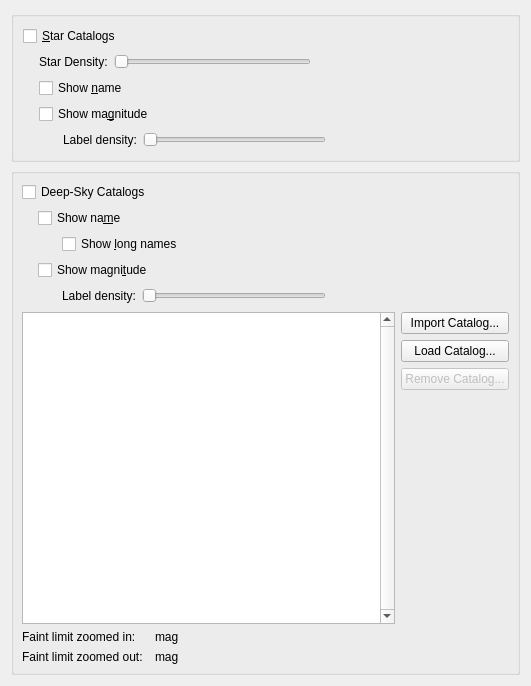
<?xml version="1.0" encoding="UTF-8"?>
<ui version="4.0">
 <class>OpsCatalog</class>
 <widget class="QWidget" name="OpsCatalog">
  <property name="geometry">
   <rect>
    <x>0</x>
    <y>0</y>
    <width>531</width>
    <height>686</height>
   </rect>
  </property>
  <layout class="QVBoxLayout">
   <item>
    <widget class="QGroupBox" name="StarBox">
     <property name="title">
      <string/>
     </property>
     <layout class="QHBoxLayout">
      <item>
       <layout class="QVBoxLayout">
        <item>
         <widget class="QCheckBox" name="kcfg_ShowStars">
          <property name="text">
           <string>&amp;Star Catalogs</string>
          </property>
         </widget>
        </item>
        <item>
         <layout class="QGridLayout">
          <property name="margin">
           <number>0</number>
          </property>
          <property name="spacing">
           <number>6</number>
          </property>
          <item row="0" column="1">
           <widget class="QLabel" name="LabelStarDensity">
            <property name="text">
             <string>Star Density:</string>
            </property>
           </widget>
          </item>
          <item row="0" column="2">
           <widget class="QSlider" name="kcfg_StarDensity">
            <property name="minimum">
             <number>1</number>
            </property>
            <property name="maximum">
             <number>100</number>
            </property>
            <property name="singleStep">
             <number>1</number>
            </property>
            <property name="orientation">
             <enum>Qt::Horizontal</enum>
            </property>
            <property name="tickPosition">
             <enum>QSlider::NoTicks</enum>
            </property>
            <property name="tickInterval">
             <number>1</number>
            </property>
           </widget>
          </item>
          <item row="0" column="0">
           <spacer name="horizontalSpacer_2">
            <property name="orientation">
             <enum>Qt::Horizontal</enum>
            </property>
            <property name="sizeType">
             <enum>QSizePolicy::Fixed</enum>
            </property>
            <property name="sizeHint" stdset="0">
             <size>
              <width>16</width>
              <height>20</height>
             </size>
            </property>
           </spacer>
          </item>
          <item row="0" column="3">
           <spacer name="horizontalSpacer_3">
            <property name="orientation">
             <enum>Qt::Horizontal</enum>
            </property>
            <property name="sizeHint" stdset="0">
             <size>
              <width>40</width>
              <height>20</height>
             </size>
            </property>
           </spacer>
          </item>
         </layout>
        </item>
        <item>
         <layout class="QGridLayout">
          <property name="margin">
           <number>0</number>
          </property>
          <property name="spacing">
           <number>6</number>
          </property>
          <item row="0" column="1">
           <widget class="QCheckBox" name="kcfg_ShowStarNames">
            <property name="text">
             <string>Show &amp;name</string>
            </property>
           </widget>
          </item>
          <item row="1" column="1">
           <widget class="QCheckBox" name="kcfg_ShowStarMagnitudes">
            <property name="text">
             <string>Show ma&amp;gnitude</string>
            </property>
           </widget>
          </item>
          <item row="0" column="0">
           <spacer>
            <property name="orientation">
             <enum>Qt::Horizontal</enum>
            </property>
            <property name="sizeType">
             <enum>QSizePolicy::Fixed</enum>
            </property>
            <property name="sizeHint" stdset="0">
             <size>
              <width>16</width>
              <height>20</height>
             </size>
            </property>
           </spacer>
          </item>
          <item row="1" column="0">
           <spacer>
            <property name="orientation">
             <enum>Qt::Horizontal</enum>
            </property>
            <property name="sizeType">
             <enum>QSizePolicy::Fixed</enum>
            </property>
            <property name="sizeHint" stdset="0">
             <size>
              <width>16</width>
              <height>20</height>
             </size>
            </property>
           </spacer>
          </item>
         </layout>
        </item>
        <item>
         <layout class="QHBoxLayout">
          <item>
           <spacer>
            <property name="orientation">
             <enum>Qt::Horizontal</enum>
            </property>
            <property name="sizeType">
             <enum>QSizePolicy::Fixed</enum>
            </property>
            <property name="sizeHint" stdset="0">
             <size>
              <width>40</width>
              <height>20</height>
             </size>
            </property>
           </spacer>
          </item>
          <item>
           <widget class="QLabel" name="LabelDensity">
            <property name="text">
             <string>Label density:</string>
            </property>
           </widget>
          </item>
          <item>
           <widget class="QSlider" name="kcfg_StarLabelDensity">
            <property name="maximum">
             <number>20</number>
            </property>
            <property name="orientation">
             <enum>Qt::Horizontal</enum>
            </property>
           </widget>
          </item>
          <item>
           <spacer name="horizontalSpacer">
            <property name="orientation">
             <enum>Qt::Horizontal</enum>
            </property>
            <property name="sizeHint" stdset="0">
             <size>
              <width>40</width>
              <height>20</height>
             </size>
            </property>
           </spacer>
          </item>
         </layout>
        </item>
       </layout>
      </item>
     </layout>
    </widget>
   </item>
   <item>
    <widget class="QGroupBox" name="DeepSkyBox">
     <property name="title">
      <string/>
     </property>
     <layout class="QVBoxLayout">
      <property name="spacing">
       <number>6</number>
      </property>
      <property name="margin">
       <number>8</number>
      </property>
      <item>
       <layout class="QVBoxLayout" name="verticalLayout_2">
        <property name="topMargin">
         <number>0</number>
        </property>
        <property name="bottomMargin">
         <number>0</number>
        </property>
        <item>
         <widget class="QCheckBox" name="kcfg_ShowDeepSky">
          <property name="text">
           <string>Deep-Sky Catalogs</string>
          </property>
         </widget>
        </item>
        <item>
         <layout class="QHBoxLayout" name="horizontalLayout_1">
          <property name="topMargin">
           <number>0</number>
          </property>
          <item>
           <spacer name="horizontalSpacer_4">
            <property name="orientation">
             <enum>Qt::Horizontal</enum>
            </property>
            <property name="sizeType">
             <enum>QSizePolicy::Fixed</enum>
            </property>
            <property name="sizeHint" stdset="0">
             <size>
              <width>16</width>
              <height>20</height>
             </size>
            </property>
           </spacer>
          </item>
          <item>
           <widget class="QCheckBox" name="kcfg_ShowDeepSkyNames">
            <property name="text">
             <string>Show na&amp;me</string>
            </property>
           </widget>
          </item>
         </layout>
        </item>
        <item>
         <layout class="QHBoxLayout" name="horizontalLayout_3">
          <property name="bottomMargin">
           <number>0</number>
          </property>
          <item>
           <spacer name="horizontalSpacer_9">
            <property name="orientation">
             <enum>Qt::Horizontal</enum>
            </property>
            <property name="sizeType">
             <enum>QSizePolicy::Fixed</enum>
            </property>
            <property name="sizeHint" stdset="0">
             <size>
              <width>40</width>
              <height>20</height>
             </size>
            </property>
           </spacer>
          </item>
          <item>
           <widget class="QCheckBox" name="kcfg_DeepSkyLongLabels">
            <property name="text">
             <string>Show &amp;long names</string>
            </property>
           </widget>
          </item>
          <item>
           <spacer name="horizontalSpacer_8">
            <property name="orientation">
             <enum>Qt::Horizontal</enum>
            </property>
            <property name="sizeHint" stdset="0">
             <size>
              <width>40</width>
              <height>20</height>
             </size>
            </property>
           </spacer>
          </item>
         </layout>
        </item>
        <item>
         <layout class="QHBoxLayout" name="horizontalLayout_4">
          <property name="topMargin">
           <number>0</number>
          </property>
          <item>
           <spacer name="horizontalSpacer_5">
            <property name="orientation">
             <enum>Qt::Horizontal</enum>
            </property>
            <property name="sizeType">
             <enum>QSizePolicy::Fixed</enum>
            </property>
            <property name="sizeHint" stdset="0">
             <size>
              <width>16</width>
              <height>20</height>
             </size>
            </property>
           </spacer>
          </item>
          <item>
           <widget class="QCheckBox" name="kcfg_ShowDeepSkyMagnitudes">
            <property name="text">
             <string>Show magni&amp;tude</string>
            </property>
           </widget>
          </item>
         </layout>
        </item>
        <item>
         <layout class="QHBoxLayout" name="horizontalLayout_2">
          <property name="bottomMargin">
           <number>0</number>
          </property>
          <item>
           <spacer name="horizontalSpacer_7">
            <property name="orientation">
             <enum>Qt::Horizontal</enum>
            </property>
            <property name="sizeType">
             <enum>QSizePolicy::Fixed</enum>
            </property>
            <property name="sizeHint" stdset="0">
             <size>
              <width>40</width>
              <height>20</height>
             </size>
            </property>
           </spacer>
          </item>
          <item>
           <widget class="QLabel" name="DeepSkyLabelDensityLabel">
            <property name="text">
             <string>Label density:</string>
            </property>
           </widget>
          </item>
          <item>
           <widget class="QSlider" name="kcfg_DeepSkyLabelDensity">
            <property name="maximum">
             <number>30</number>
            </property>
            <property name="orientation">
             <enum>Qt::Horizontal</enum>
            </property>
           </widget>
          </item>
          <item>
           <spacer name="horizontalSpacer_6">
            <property name="orientation">
             <enum>Qt::Horizontal</enum>
            </property>
            <property name="sizeType">
             <enum>QSizePolicy::Expanding</enum>
            </property>
            <property name="sizeHint" stdset="0">
             <size>
              <width>40</width>
              <height>20</height>
             </size>
            </property>
           </spacer>
          </item>
         </layout>
        </item>
       </layout>
      </item>
      <item>
       <layout class="QHBoxLayout">
        <property name="spacing">
         <number>6</number>
        </property>
        <property name="margin">
         <number>0</number>
        </property>
        <item>
         <widget class="QListWidget" name="CatalogList">
          <property name="verticalScrollBarPolicy">
           <enum>Qt::ScrollBarAlwaysOn</enum>
          </property>
         </widget>
        </item>
        <item>
         <layout class="QVBoxLayout">
          <property name="spacing">
           <number>6</number>
          </property>
          <property name="margin">
           <number>0</number>
          </property>
          <item>
           <widget class="QPushButton" name="AddCatalog">
            <property name="text">
             <string>Import Catalog...</string>
            </property>
           </widget>
          </item>
          <item>
           <widget class="QPushButton" name="LoadCatalog">
            <property name="text">
             <string>Load Catalog...</string>
            </property>
           </widget>
          </item>
          <item>
           <widget class="QPushButton" name="RemoveCatalog">
            <property name="enabled">
             <bool>false</bool>
            </property>
            <property name="text">
             <string>Remove Catalog...</string>
            </property>
           </widget>
          </item>
          <item>
           <spacer>
            <property name="orientation">
             <enum>Qt::Vertical</enum>
            </property>
            <property name="sizeHint" stdset="0">
             <size>
              <width>20</width>
              <height>40</height>
             </size>
            </property>
           </spacer>
          </item>
         </layout>
        </item>
       </layout>
      </item>
      <item>
       <layout class="QHBoxLayout">
        <property name="spacing">
         <number>6</number>
        </property>
        <property name="margin">
         <number>0</number>
        </property>
        <item>
         <layout class="QGridLayout">
          <property name="margin">
           <number>0</number>
          </property>
          <property name="spacing">
           <number>6</number>
          </property>
          <item row="1" column="0">
           <widget class="QLabel" name="LabelMagDeepSkyZoomOut">
            <property name="toolTip">
             <string>Set the faint magnitude limits for NGC / Messier objects when zoomed in and zoomed out. 
These magnitude limits do not affect IC objects, as the magnitudes for many IC objects are undefined.</string>
            </property>
            <property name="text">
             <string>Faint limit zoomed out:</string>
            </property>
           </widget>
          </item>
          <item row="0" column="2">
           <widget class="QLabel" name="LabelMag3">
            <property name="toolTip">
             <string>Set the faint magnitude limits for NGC / Messier objects when zoomed in and zoomed out. 
These magnitude limits do not affect IC objects, as the magnitudes for many IC objects are undefined.</string>
            </property>
            <property name="text">
             <string>mag</string>
            </property>
           </widget>
          </item>
          <item row="1" column="2">
           <widget class="QLabel" name="LabelMag4">
            <property name="toolTip">
             <string>Set the faint magnitude limits for NGC / Messier objects when zoomed in and zoomed out. 
These magnitude limits do not affect IC objects, as the magnitudes for many IC objects are undefined.</string>
            </property>
            <property name="text">
             <string>mag</string>
            </property>
           </widget>
          </item>
          <item row="0" column="0">
           <widget class="QLabel" name="LabelMagDeepSky">
            <property name="toolTip">
             <string>Set the faint magnitude limits for NGC / Messier objects when zoomed in and zoomed out. 
These magnitude limits do not affect IC objects, as the magnitudes for many IC objects are undefined.</string>
            </property>
            <property name="text">
             <string>Faint limit zoomed in:</string>
            </property>
           </widget>
          </item>
          <item row="0" column="1">
           <widget class="MagnitudeSpinBox" name="kcfg_MagLimitDrawDeepSky">
            <property name="toolTip">
             <string>Set the faint magnitude limits for NGC / Messier objects when zoomed in and zoomed out. 
These magnitude limits do not affect IC objects, as the magnitudes for many IC objects are undefined.</string>
            </property>
           </widget>
          </item>
          <item row="1" column="1">
           <widget class="MagnitudeSpinBox" name="kcfg_MagLimitDrawDeepSkyZoomOut">
            <property name="toolTip">
             <string>Set the faint magnitude limits for NGC / Messier objects when zoomed in and zoomed out. 
These magnitude limits do not affect IC objects, as the magnitudes for many IC objects are undefined.</string>
            </property>
           </widget>
          </item>
         </layout>
        </item>
        <item>
         <spacer>
          <property name="orientation">
           <enum>Qt::Horizontal</enum>
          </property>
          <property name="sizeHint" stdset="0">
           <size>
            <width>40</width>
            <height>20</height>
           </size>
          </property>
         </spacer>
        </item>
       </layout>
      </item>
     </layout>
    </widget>
   </item>
  </layout>
 </widget>
 <customwidgets>
  <customwidget>
   <class>KDoubleNumInput</class>
   <extends>QWidget</extends>
   <header>knuminput.h</header>
  </customwidget>
  <customwidget>
   <class>QPushButton</class>
   <extends>QPushButton</extends>
   <header>kpushbutton.h</header>
  </customwidget>
  <customwidget>
   <class>MagnitudeSpinBox</class>
   <extends>KDoubleNumInput</extends>
   <header>widgets/magnitudespinbox.h</header>
  </customwidget>
 </customwidgets>
 <resources/>
 <connections/>
</ui>
